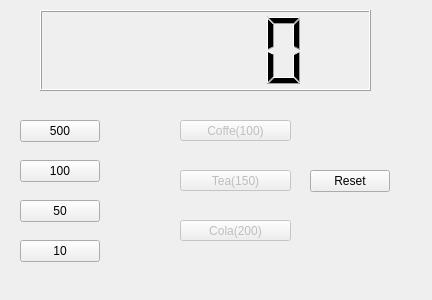
<?xml version="1.0" encoding="UTF-8"?>
<ui version="4.0">
 <class>Widget</class>
 <widget class="QWidget" name="Widget">
  <property name="geometry">
   <rect>
    <x>0</x>
    <y>0</y>
    <width>432</width>
    <height>300</height>
   </rect>
  </property>
  <property name="windowTitle">
   <string>Widget</string>
  </property>
  <widget class="QLCDNumber" name="lcdNumber">
   <property name="geometry">
    <rect>
     <x>40</x>
     <y>10</y>
     <width>331</width>
     <height>81</height>
    </rect>
   </property>
  </widget>
  <widget class="QPushButton" name="PB100">
   <property name="geometry">
    <rect>
     <x>20</x>
     <y>160</y>
     <width>80</width>
     <height>22</height>
    </rect>
   </property>
   <property name="text">
    <string>100</string>
   </property>
  </widget>
  <widget class="QPushButton" name="PB500_2">
   <property name="geometry">
    <rect>
     <x>20</x>
     <y>120</y>
     <width>80</width>
     <height>22</height>
    </rect>
   </property>
   <property name="text">
    <string>500</string>
   </property>
  </widget>
  <widget class="QPushButton" name="PB50">
   <property name="geometry">
    <rect>
     <x>20</x>
     <y>200</y>
     <width>80</width>
     <height>22</height>
    </rect>
   </property>
   <property name="text">
    <string>50</string>
   </property>
  </widget>
  <widget class="QPushButton" name="PB10">
   <property name="geometry">
    <rect>
     <x>20</x>
     <y>240</y>
     <width>80</width>
     <height>22</height>
    </rect>
   </property>
   <property name="text">
    <string>10</string>
   </property>
  </widget>
  <widget class="QPushButton" name="pbCoffe">
   <property name="enabled">
    <bool>false</bool>
   </property>
   <property name="geometry">
    <rect>
     <x>180</x>
     <y>120</y>
     <width>111</width>
     <height>21</height>
    </rect>
   </property>
   <property name="text">
    <string>Coffe(100)</string>
   </property>
  </widget>
  <widget class="QPushButton" name="pbTea">
   <property name="enabled">
    <bool>false</bool>
   </property>
   <property name="geometry">
    <rect>
     <x>180</x>
     <y>170</y>
     <width>111</width>
     <height>21</height>
    </rect>
   </property>
   <property name="text">
    <string>Tea(150)</string>
   </property>
  </widget>
  <widget class="QPushButton" name="pbCola">
   <property name="enabled">
    <bool>false</bool>
   </property>
   <property name="geometry">
    <rect>
     <x>180</x>
     <y>220</y>
     <width>111</width>
     <height>21</height>
    </rect>
   </property>
   <property name="text">
    <string>Cola(200)</string>
   </property>
  </widget>
  <widget class="QPushButton" name="pbReset">
   <property name="geometry">
    <rect>
     <x>310</x>
     <y>170</y>
     <width>80</width>
     <height>22</height>
    </rect>
   </property>
   <property name="text">
    <string>Reset</string>
   </property>
  </widget>
 </widget>
 <layoutdefault spacing="6" margin="11"/>
 <resources/>
 <connections/>
</ui>
